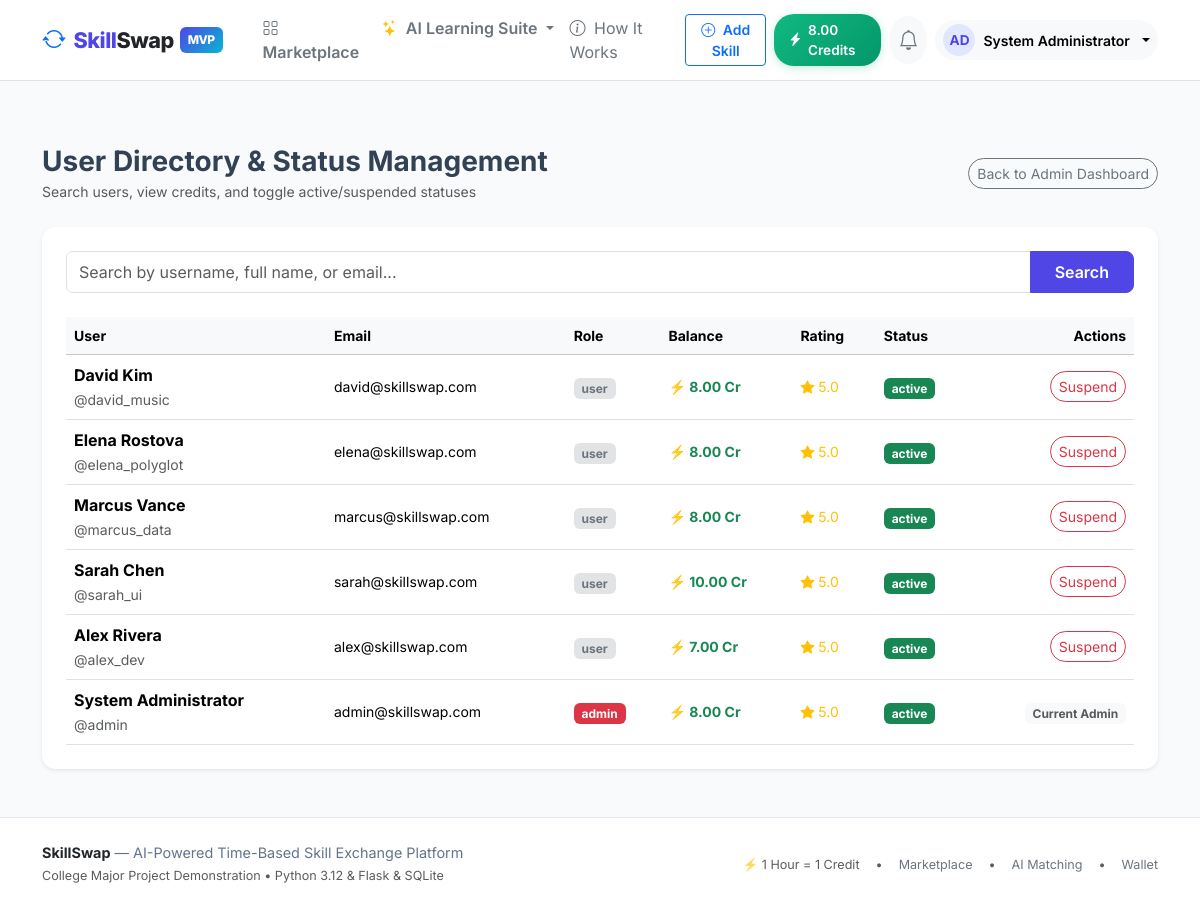
Page /admin/users (signed in) on the committed database.
### app/models/wallet.py (models this page shows, shortened)
class Wallet(db.Model):
    __tablename__ = "wallets"
    id = db.Column(db.Integer, primary_key=True)
    user_id = db.Column(db.Integer, db.ForeignKey("users.id"), unique=True, nullable=False, index=True)
    available_balance = db.Column(db.Numeric(8, 2), default=Decimal("0.00"), nullable=False)
    reserved_balance = db.Column(db.Numeric(8, 2), default=Decimal("0.00"), nullable=False)
    updated_at = db.Column(db.DateTime, default=lambda: datetime.now(timezone.utc), onupdate=lambda: datetime.now(timezone.utc), nullable=False)
    user = db.relationship("User", back_populates="wallet")
    transactions = db.relationship(
        "WalletTransaction", back_populates="wallet", cascade="all, delete-orphan", order_by="desc(WalletTransaction.created_at)"
    )

### app/models/user.py (models this page shows, shortened)
class User(UserMixin, db.Model):
    __tablename__ = "users"
    id = db.Column(db.Integer, primary_key=True)
    username = db.Column(db.String(64), unique=True, nullable=False, index=True)
    email = db.Column(db.String(120), unique=True, nullable=False, index=True)
    password_hash = db.Column(db.String(256), nullable=False)
    full_name = db.Column(db.String(100), nullable=False)
    role = db.Column(db.String(20), default="user", nullable=False)  # 'user', 'admin'
    status = db.Column(db.String(20), default="active", nullable=False)  # 'active', 'suspended'
    bio = db.Column(db.Text, default="")
    headline = db.Column(db.String(150), default="")
    location = db.Column(db.String(100), default="")
    timezone = db.Column(db.String(50), default="UTC")
    avatar_path = db.Column(db.String(255), nullable=True)
    created_at = db.Column(db.DateTime, default=lambda: datetime.now(timezone.utc), nullable=False)
    updated_at = db.Column(db.DateTime, default=lambda: datetime.now(timezone.utc), onupdate=lambda: datetime.now(timezone.utc), nullable=False)
    wallet = db.relationship("Wallet", back_populates="user", uselist=False, cascade="all, delete-orphan")
    skills = db.relationship("UserSkill", back_populates="user", cascade="all, delete-orphan", lazy="dynamic")
    availability = db.relationship("AvailabilitySlot", back_populates="user", cascade="all, delete-orphan")
    bookings_as_learner = db.relationship(
        "Booking", foreign_keys="Booking.learner_id", back_populates="learner", lazy="dynamic"
    )
    bookings_as_teacher = db.relationship(
        "Booking", foreign_keys="Booking.teacher_id", back_populates="teacher", lazy="dynamic"
    )
    reviews_given = db.relationship(
        "Review", foreign_keys="Review.reviewer_id", back_populates="reviewer", lazy="dynamic"
    )
    reviews_received = db.relationship(
        "Review", foreign_keys="Review.reviewee_id", back_populates="reviewee", lazy="dynamic"
    )
    notifications = db.relationship("Notification", back_populates="user", cascade="all, delete-orphan", lazy="dynamic")
    roadmaps = db.relationship("LearningRoadmap", back_populates="user", cascade="all, delete-orphan", lazy="dynamic")
    quizzes = db.relationship("GeneratedQuiz", back_populates="user", cascade="all, delete-orphan", lazy="dynamic")
    ai_conversations = db.relationship("AIConversation", back_populates="user", cascade="all, delete-orphan", lazy="dynamic")
    ai_prefs = db.relationship("UserAIPrefs", back_populates="user", uselist=False, cascade="all, delete-orphan")
    @property
    def is_admin(self) -> bool:
        return self.role == "admin"
    @property
    def is_active(self) -> bool:
        return self.status == "active"
    @property
    def average_rating(self) -> float:
        reviews = self.reviews_received.all()
        if not reviews:
            return 5.0
        return round(sum(r.rating for r in reviews) / len(reviews), 1)

### app/models/review.py (models this page shows, shortened)
class Review(db.Model):
    __tablename__ = "reviews"
    id = db.Column(db.Integer, primary_key=True)
    booking_id = db.Column(db.Integer, db.ForeignKey("bookings.id"), nullable=False, index=True)
    reviewer_id = db.Column(db.Integer, db.ForeignKey("users.id"), nullable=False, index=True)
    reviewee_id = db.Column(db.Integer, db.ForeignKey("users.id"), nullable=False, index=True)
    rating = db.Column(db.Integer, nullable=False)  # 1 to 5
    comment = db.Column(db.Text, default="")
    created_at = db.Column(db.DateTime, default=lambda: datetime.now(timezone.utc), nullable=False)
    booking = db.relationship("Booking", back_populates="reviews")
    reviewer = db.relationship("User", foreign_keys=[reviewer_id], back_populates="reviews_given")
    reviewee = db.relationship("User", foreign_keys=[reviewee_id], back_populates="reviews_received")
    __table_args__ = (
        db.UniqueConstraint("booking_id", "reviewer_id", name="uq_booking_reviewer"),
    )

### app/admin/routes.py (the view)
@bp.route("/users")
@admin_required
def users():
    search = request.args.get("q", "").strip()
    query = User.query
    if search:
        query = query.filter(
            (User.username.ilike(f"%{search}%"))
            | (User.email.ilike(f"%{search}%"))
            | (User.full_name.ilike(f"%{search}%"))
        )
    user_list = query.order_by(User.created_at.desc()).all()
    return render_template("admin/users.html", users=user_list, search=search)

### app/admin/routes.py (called while the page is built)
def admin_required(f):
    @wraps(f)
    @login_required
    def decorated_function(*args, **kwargs):
        if not current_user.is_admin:
            flash("Administrator privileges are required to access this area.", "danger")
            return redirect(url_for("dashboard.dashboard"))
        return f(*args, **kwargs)
    return decorated_function

### app/services/notification_service.py (called while the page is built)
def get_unread_count(user_id: int) -> int:
    return Notification.query.filter_by(user_id=user_id, is_read=False).count()

### app/templates/admin/users.html (shortened to what this page needs)
{% extends "base.html" %}
{% block content %}
<div class="container py-4">
  <div class="d-flex justify-content-between align-items-center mb-4">
    <div>
      <h3 class="fw-bold mb-0">User Directory & Status Management</h3>
      <span class="text-muted small">Search users, view credits, and toggle active/suspended statuses</span>
    </div>
    <a href="{{ url_for('admin.dashboard') }}" class="btn btn-outline-secondary btn-sm rounded-pill">
      Back to Admin Dashboard
    </a>
  </div>
  <div class="card p-4 border-0 shadow-sm">
    <form method="GET" action="{{ url_for('admin.users') }}" class="mb-4">
      <div class="input-group">
        <input type="text" name="q" value="{{ search }}" class="form-control" placeholder="Search by username, full name, or email...">
        <button type="submit" class="btn btn-primary px-4">Search</button>
      </div>
    </form>
    <div class="table-responsive">
      <table class="table table-hover align-middle mb-0">
        <thead class="table-light small">
          <tr>
            <th>User</th>
            <th>Email</th>
            <th>Role</th>
            <th>Balance</th>
            <th>Rating</th>
            <th>Status</th>
            <th class="text-end">Actions</th>
          </tr>
        </thead>
        <tbody>
          {% for u in users %}
            <tr>
              <td>
                <strong>{{ u.full_name }}</strong><br>
                <a href="{{ url_for('auth.profile', username=u.username) }}" class="small text-muted text-decoration-none">
                  @{{ u.username }}
                </a>
              </td>
              <td class="small">{{ u.email }}</td>
              <td>
                <span class="badge {{ 'bg-danger' if u.role == 'admin' else 'bg-secondary-subtle text-secondary' }}">
                  {{ u.role }}
                </span>
              </td>
              <td class="fw-bold small text-success">
                ⚡ {{ u.wallet.available_balance if u.wallet else '0.00' }} Cr
              </td>
              <td class="small text-warning">
                <i class="bi bi-star-fill"></i> {{ u.average_rating }}
              </td>
              <td>
                <span class="badge {{ 'bg-success' if u.status == 'active' else 'bg-danger' }}">
                  {{ u.status }}
                </span>
              </td>
              <td class="text-end">
                {% if u.id != current_user.id %}
                  <form method="POST" action="{{ url_for('admin.toggle_user_status', user_id=u.id) }}" class="d-inline">
                    <button type="submit" class="btn btn-sm {{ 'btn-outline-danger' if u.status == 'active' else 'btn-outline-success' }} rounded-pill">
                      {{ 'Suspend' if u.status == 'active' else 'Reactivate' }}
                    </button>
                  </form>
                {% else %}
                  <span class="badge bg-light text-muted small">Current Admin</span>
                {% endif %}
              </td>
            </tr>
          {% endfor %}
        </tbody>
      </table>
    </div>
  </div>
</div>
{% endblock %}

### app/templates/base.html (shortened to what this page needs)
<!DOCTYPE html>
<html lang="en">
<head>
  <link href="https://cdn.jsdelivr.net/npm/bootstrap@5.3.3/dist/css/bootstrap.min.css" rel="stylesheet">
  <link rel="stylesheet" href="https://cdn.jsdelivr.net/npm/bootstrap-icons@1.11.3/font/bootstrap-icons.min.css">
  <link rel="stylesheet" href="{{ url_for('static', filename='css/custom.css') }}">
</head>
<body>
  <nav class="navbar navbar-expand-lg navbar-light bg-white border-bottom sticky-top py-2">
    <div class="container">
      <a class="navbar-brand d-flex align-items-center" href="{{ url_for('dashboard.index') }}">
        <i class="bi bi-arrow-repeat text-primary me-2 fs-4"></i>
        <span>Skill<span class="text-dark">Swap</span></span>
        <span class="brand-badge">MVP</span>
      </a>
      <div class="collapse navbar-collapse" id="navbarMain">
        <ul class="navbar-nav me-auto mb-2 mb-lg-0 ms-lg-3">
          <li class="nav-item">
            <a class="nav-link fw-semibold text-secondary" href="{{ url_for('skills.index') }}">
              <i class="bi bi-grid me-1"></i> Marketplace
            </a>
          </li>
          <li class="nav-item dropdown">
            <a class="nav-link dropdown-toggle fw-semibold text-secondary" href="#" role="button" data-bs-toggle="dropdown">
              <i class="bi bi-stars text-warning me-1"></i> AI Learning Suite
            </a>
          </li>
          <li class="nav-item">
            <a class="nav-link text-secondary" href="#" data-bs-toggle="modal" data-bs-target="#howItWorksModal">
              <i class="bi bi-info-circle me-1"></i> How It Works
            </a>
          </li>
        </ul>
        <div class="d-flex align-items-center gap-2">
          {% if current_user.is_authenticated %}
            <a href="{{ url_for('skills.new') }}" class="btn btn-outline-primary btn-sm fw-semibold d-none d-md-inline-block">
              <i class="bi bi-plus-circle me-1"></i> Add Skill
            </a>
            <a href="{{ url_for('wallet.index') }}" class="credit-pill" title="1 Hour Teaching = 1 Credit">
              <i class="bi bi-lightning-charge-fill"></i>
              <span>{{ current_user.wallet.available_balance if current_user.wallet else '0.00' }} Credits</span>
            </a>
            <a href="{{ url_for('notifications.index') }}" class="btn btn-light position-relative p-2 rounded-circle" title="Notifications">
              <i class="bi bi-bell fs-5 text-secondary"></i>
            </a>
            <div class="dropdown">
              <button class="btn btn-light dropdown-toggle d-flex align-items-center gap-2 border-0 rounded-pill px-2 py-1" data-bs-toggle="dropdown">
                <div class="avatar-circle" style="width: 32px; height: 32px; font-size: 0.85rem;">
                  {{ current_user.username[:2].upper() }}
                </div>
                <span class="fw-semibold small d-none d-lg-inline">{{ current_user.full_name }}</span>
              </button>
            </div>
          {% else %}
            <a href="{{ url_for('auth.login') }}" class="btn btn-link text-decoration-none text-secondary fw-semibold">Sign In</a>
            <a href="{{ url_for('auth.register') }}" class="btn btn-primary fw-semibold shadow-sm">
              Get Started <span class="badge bg-warning text-dark ms-1">+2.0 Cr</span>
            </a>
          {% endif %}
        </div>
      </div>
    </div>
  </nav>
  <main class="py-4">
    {% block content %}{% endblock %}
  </main>
  <footer class="mt-auto">
    <div class="container">
      <div class="row gy-3 align-items-center">
        <div class="col-md-6 text-center text-md-start">
          <span class="fw-bold text-dark">SkillSwap</span> — AI-Powered Time-Based Skill Exchange Platform
          <div class="text-muted small mt-1">College Major Project Demonstration • Python 3.12 & Flask & SQLite</div>
        </div>
        <div class="col-md-6 text-center text-md-end">
          <div class="d-inline-flex gap-3 text-muted small">
            <span>⚡ 1 Hour = 1 Credit</span>
            <span>•</span>
            <a href="{{ url_for('skills.index') }}" class="text-decoration-none text-secondary">Marketplace</a>
            <span>•</span>
            <a href="{{ url_for('ai.matching') }}" class="text-decoration-none text-secondary">AI Matching</a>
            <span>•</span>
            <a href="{{ url_for('wallet.index') }}" class="text-decoration-none text-secondary">Wallet</a>
          </div>
        </div>
      </div>
    </div>
  </footer>
</body>
</html>

### app/static/css/custom.css (style rules this page uses)
:root { --primary: #4f46e5; --primary-hover: #4338ca; --primary-light: #e0e7ff; --accent: #10b981; --accent-hover: #059669; --accent-light: #d1fae5; --dark: #0f172a; --dark-surface: #1e293b; --gray-border: #e2e8f0; --gray-bg: #f8fafc; --font-family: 'Inter', system-ui, -apple-system, sans-serif; }
body { font-family: var(--font-family); background-color: var(--gray-bg); color: #334155; min-height: 100vh; display: flex; flex-direction: column; }
main { flex: 1; }
.navbar-brand { font-weight: 800; font-size: 1.35rem; letter-spacing: -0.5px; color: var(--primary) !important; }
.navbar-brand .brand-badge { background: linear-gradient(135deg, #4f46e5 0%, #06b6d4 100%); color: white; padding: 4px 8px; border-radius: 6px; font-size: 0.75rem; vertical-align: middle; margin-left: 6px; }
.credit-pill { background: linear-gradient(135deg, #10b981 0%, #059669 100%); color: white !important; font-weight: 600; border-radius: 20px; padding: 6px 14px; display: inline-flex; align-items: center; gap: 6px; font-size: 0.85rem; text-decoration: none; box-shadow: 0 2px 8px rgba(16, 185, 129, 0.25); transition: transform 0.15s ease; }
.card { border: 1px solid var(--gray-border); border-radius: 14px; box-shadow: 0 4px 15px -2px rgba(15, 23, 42, 0.04); transition: transform 0.2s ease, box-shadow 0.2s ease; background: white; }
.btn-primary { background-color: var(--primary); border-color: var(--primary); border-radius: 8px; font-weight: 600; padding: 8px 18px; }
.avatar-circle { width: 44px; height: 44px; border-radius: 50%; background: var(--primary-light); color: var(--primary); font-weight: 700; display: inline-flex; align-items: center; justify-content: center; font-size: 1.1rem; }
footer { background: white; border-top: 1px solid var(--gray-border); padding: 24px 0; font-size: 0.9rem; color: #64748b; }

### rows in the picture
Wallet: wallet "8.00"
User: username "AD", full_name "System Administrator", username "admin", email "admin@skillswap.com", role "admin", wallet "8.00", average_rating "5.0", status "active", shows "Current Admin"
User: full_name "David Kim", username "david_music", email "david@skillswap.com", role "user", wallet "8.00", average_rating "5.0", status "active", status "Suspend"
User: full_name "Elena Rostova", username "elena_polyglot", email "elena@skillswap.com", role "user", wallet "8.00", average_rating "5.0", status "active", status "Suspend"
User: full_name "Marcus Vance", username "marcus_data", email "marcus@skillswap.com", role "user", wallet "8.00", average_rating "5.0", status "active", status "Suspend"
User: full_name "Sarah Chen", username "sarah_ui", email "sarah@skillswap.com", role "user", wallet "10.00", average_rating "5.0", status "active", status "Suspend"
User: full_name "Alex Rivera", username "alex_dev", email "alex@skillswap.com", role "user", wallet "7.00", average_rating "5.0", status "active", status "Suspend"
